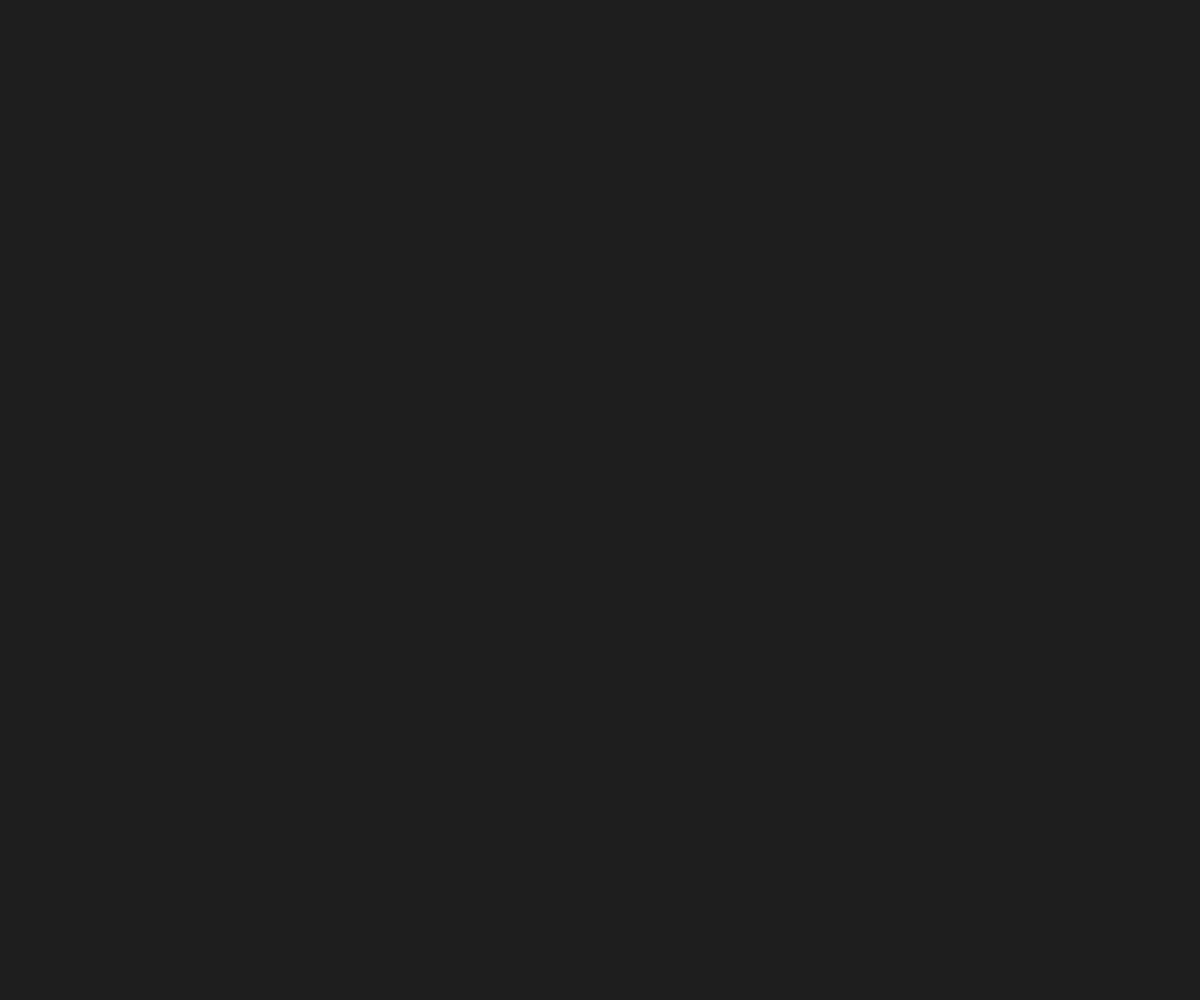
Frame 1 (no input)
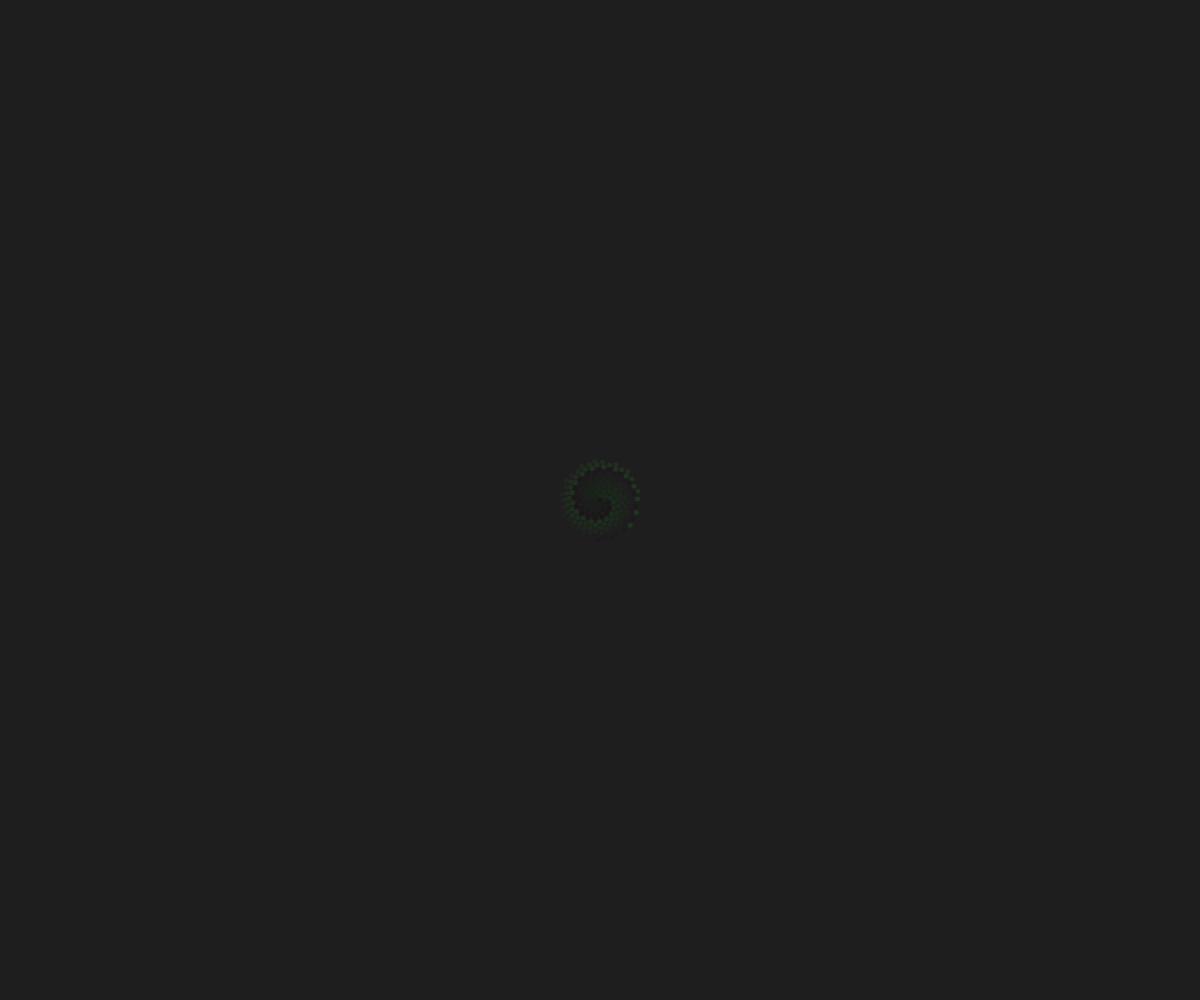
Frame 60 (no input)
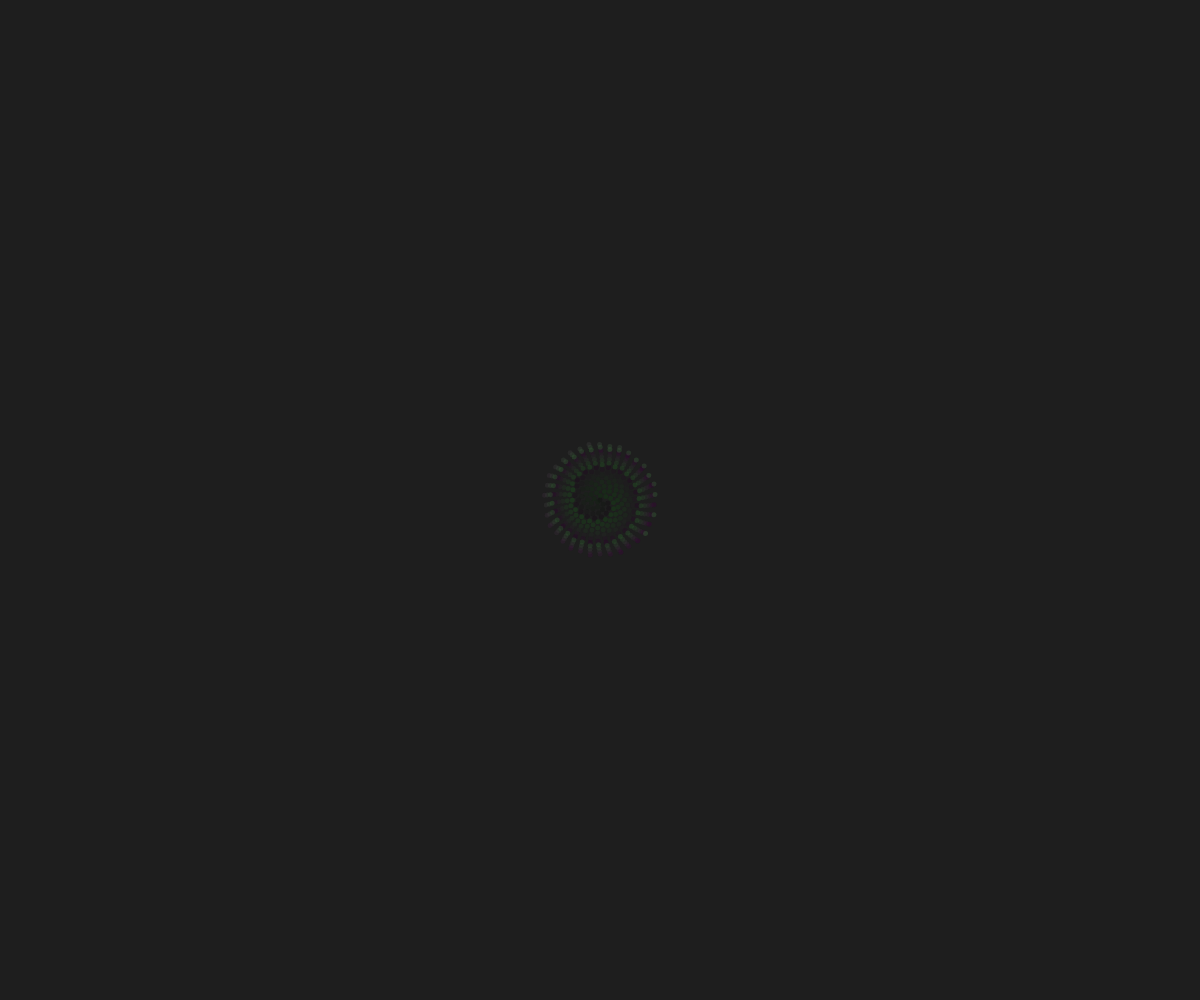
Frame 120 (the mouse pressed at the canvas centre since frame 60)

The p5.js sketch that drew these frames (run headless with seeded random() and noise() and a simulated clock; from frame 60 on, the mouse is pressed at the canvas centre):

// p5.js sketch
// ── sketch.js
// inspiration: https://thecodingtrain.com/CodingChallenges/030-phyllotaxis.html
// inspiration: http://algorithmicbotany.org/papers/abop/abop-ch4.pdf
// 23/12/2020

let n = 0; // ordering of a floret
let c = 3; // scaling parameter
let a; // divergence angle between two successive florets

function setup() {
  createCanvas(window.innerWidth, window.innerHeight);
  angleMode(DEGREES);
  a = 180 * (3 - sqrt(5)); // golden angle
}

function draw() {
  background(30);
  translate(width / 2, height / 2);
  rotate(frameCount * 0.01);

  for (let i = 0; i < n; i++) {
    let angle = i * a;
    let r = c * sqrt(i); // radius (distance from centre of the canvas to a floret)
    let x = r * cos(angle);
    let y = r * sin(angle);

    noStroke();
    fill(r % 256, angle % 100, r % 256, r % 100 + 50);

    ellipse(x, y, 5);
  }

  if (n < 5000) {
    n += 3;
  }
  a += 0.001;
}
